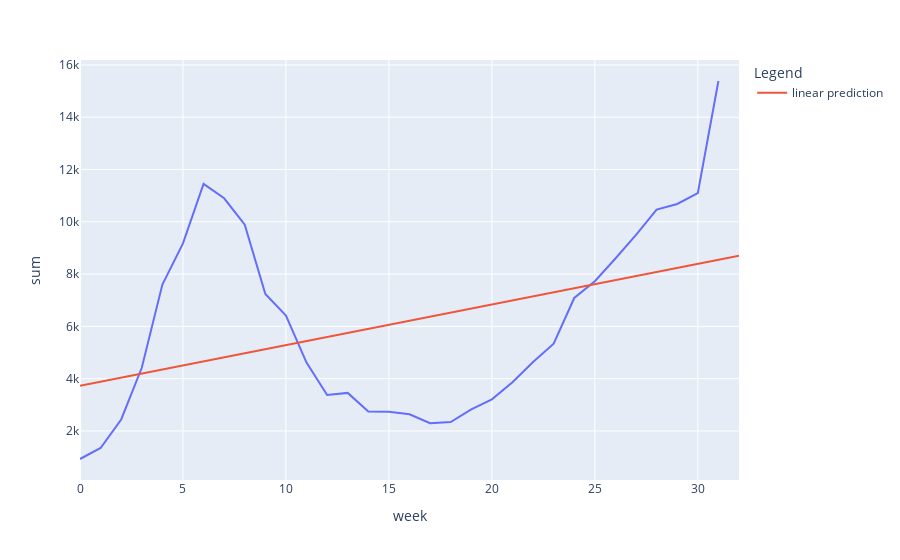

Notebook source saved alongside this figure:
### Markdown cell above
## TODO: Add confidance intervels.

### Code cell
def create_linear_plot(data, title = None):
    data_dates = get_dates(data)
    data_weekly = get_weekly(data_dates)
    #Make cases have an int rather than a date for regression.
    data_weekly["week"] = [i for i in range(len(data_weekly))]
    
    #Using https://stattrek.com/regression/slope-confidence-interval and https://stattrek.com/estimation/margin-of-error for algorithem for finding margin of error
    
    #Initial plot
    #data_weekly.plot(x = "week")
    
    fig = px.line(data_weekly, x = "week", y = "sum")
    #Got from https://stackoverflow.com/questions/73834875/plotly-express-how-to-show-legend
    
    fig.for_each_trace(lambda x: x.update(name = "true value"))
    fig.update_layout(legend_title="Legend")
    
    
    #Make linear regression for cases

    lin_reg = LinearRegression()
    X = np.array(data_weekly["week"]).reshape(-1,1)
    lin_reg.fit(X, data_weekly["sum"])
    
    '''
    
    #Get error for confidance intervels
    y_predict = lin_reg.predict(X)
    y_err = math.sqrt(sum((y_predict-data_weekly["sum"])**2)/(len(y_predict) - 2))
    x_bar = sum(data_weekly["week"])/len(data_weekly["week"])
    x_err = math.sqrt(sum((data_weekly["week"] - x_bar)**2)) #Note: This is allways 0
    #print(sum(data_weekly["week"])/len(data_weekly["week"]))
    #print(y_err)
    #print(x_err)
    
    std_error = y_err/x_err
    #print(std_error)
    '''
    
    #TODO: Get confidance intervels from std_err and plot it.
    
    #Initial plot

    X_reg = np.array([i for i in range(len(data_weekly) + 1)]).reshape(-1,1)
    y_reg = lin_reg.predict(X_reg)
    
    #print(X_reg)
    
    reg_df = pd.DataFrame(X_reg, columns = ["X_reg"])
    y_frame = pd.DataFrame(y_reg, columns = ["y_reg"])
    #print(reg_df)
    reg_df = reg_df.join(y_frame)
    
    fig.add_scatter(x = reg_df["X_reg"], y = reg_df["y_reg"], name = "linear prediction")
    fig.update_layout(showlegend=True)
    
    
    
    #print(reg_df)
    if title != None:
        plt.title(title)
        fig.update(title = title)
    plt.plot(X_reg,y_reg)
    
    fig.show()
    
    
    
    

create_linear_plot(fl_cases)

### Figure 1 — Plotly figure (JSON) as saved in the notebook; plotly's stock layout.template omitted (floating-point values rounded to 4 significant figures)
{"data": [{"hovertemplate": "week=%{x}<br>sum=%{y}<extra></extra>", "legendgroup": "", "line": {"color": "#636efa", "dash": "solid"}, "marker": {"symbol": "circle"}, "mode": "lines", "name": "true value", "orientation": "v", "showlegend": false, "type": "scatter", "x": [0, 1, 2, 3, 4, 5, 6, 7, 8, 9, 10, 11, 12, 13, 14, 15, 16, 17, 18, 19, 20, 21, 22, 23, 24, 25, 26, 27, 28, 29, 30, 31], "xaxis": "x", "y": [926.6, 1347.0, 2438.0, 4415.0, 7599.0, 9176.0, 11450.0, 10900.0, 9888.0, 7241.0, 6417.0, 4612.0, 3374.0, 3455.0, 2740.0, 2733.0, 2635.0, 2293.0, 2340.0, 2821.0, 3207.0, 3860.0, 4639.0, 5339.0, 7087.0, 7728.0, 8596.0, 9502.0, 10470.0, 10680.0, 11100.0, 15390.0], "yaxis": "y"}, {"name": "linear prediction", "type": "scatter", "x": [0, 1, 2, 3, 4, 5, 6, 7, 8, 9, 10, 11, 12, 13, 14, 15, 16, 17, 18, 19, 20, 21, 22, 23, 24, 25, 26, 27, 28, 29, 30, 31, 32], "y": [3730.0, 3886.0, 4041.0, 4196.0, 4351.0, 4507.0, 4662.0, 4817.0, 4973.0, 5128.0, 5283.0, 5439.0, 5594.0, 5749.0, 5904.0, 6060.0, 6215.0, 6370.0, 6526.0, 6681.0, 6836.0, 6992.0, 7147.0, 7302.0, 7457.0, 7613.0, 7768.0, 7923.0, 8079.0, 8234.0, 8389.0, 8545.0, 8700.0]}], "layout": {"legend": {"title": {"text": "Legend"}, "tracegroupgap": 0}, "margin": {"t": 60}, "showlegend": true, "xaxis": {"anchor": "y", "domain": [0, 1], "title": {"text": "week"}}, "yaxis": {"anchor": "x", "domain": [0, 1], "title": {"text": "sum"}}}}
